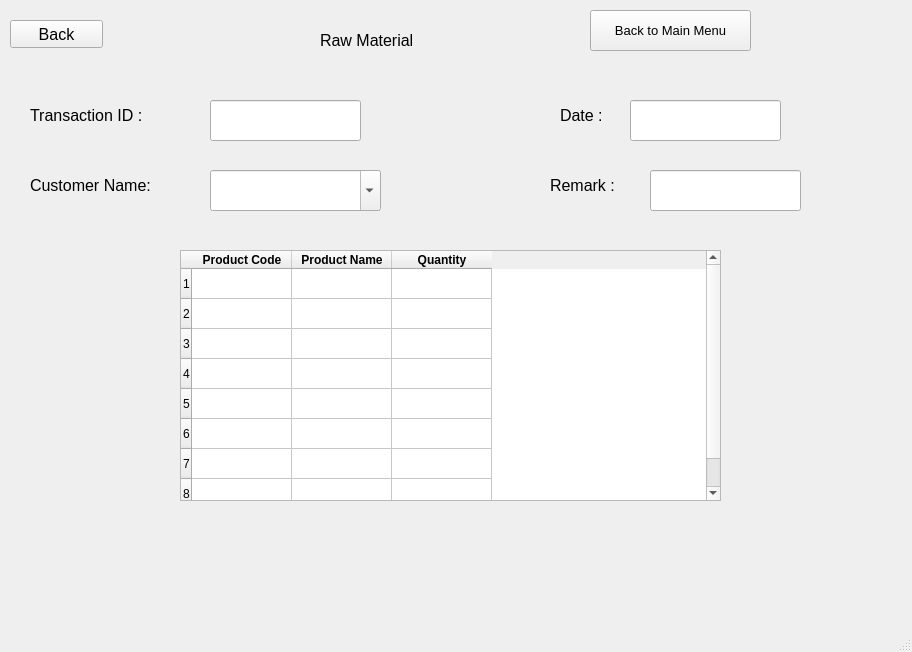
<?xml version="1.0" encoding="UTF-8"?>
<ui version="4.0">
 <class>MainWindow</class>
 <widget class="QMainWindow" name="MainWindow">
  <property name="geometry">
   <rect>
    <x>0</x>
    <y>0</y>
    <width>912</width>
    <height>652</height>
   </rect>
  </property>
  <property name="windowTitle">
   <string>MainWindow</string>
  </property>
  <widget class="QWidget" name="centralwidget">
   <widget class="QComboBox" name="rm_view_customer">
    <property name="geometry">
     <rect>
      <x>210</x>
      <y>170</y>
      <width>171</width>
      <height>41</height>
     </rect>
    </property>
    <property name="font">
     <font>
      <pointsize>12</pointsize>
     </font>
    </property>
    <property name="editable">
     <bool>true</bool>
    </property>
    <item>
     <property name="text">
      <string/>
     </property>
    </item>
    <item>
     <property name="text">
      <string>Rajesh</string>
     </property>
    </item>
    <item>
     <property name="text">
      <string>Nishit</string>
     </property>
    </item>
    <item>
     <property name="text">
      <string>Nilay</string>
     </property>
    </item>
    <item>
     <property name="text">
      <string>Parth</string>
     </property>
    </item>
   </widget>
   <widget class="QTableWidget" name="rm_view_table">
    <property name="geometry">
     <rect>
      <x>180</x>
      <y>250</y>
      <width>541</width>
      <height>251</height>
     </rect>
    </property>
    <property name="rowCount">
     <number>8</number>
    </property>
    <property name="columnCount">
     <number>3</number>
    </property>
    <row/>
    <row/>
    <row/>
    <row/>
    <row/>
    <row/>
    <row/>
    <row/>
    <column>
     <property name="text">
      <string>Product Code</string>
     </property>
     <property name="font">
      <font>
       <weight>75</weight>
       <bold>true</bold>
      </font>
     </property>
    </column>
    <column>
     <property name="text">
      <string>Product Name</string>
     </property>
     <property name="font">
      <font>
       <weight>75</weight>
       <bold>true</bold>
      </font>
     </property>
    </column>
    <column>
     <property name="text">
      <string>Quantity</string>
     </property>
     <property name="font">
      <font>
       <weight>75</weight>
       <bold>true</bold>
      </font>
     </property>
    </column>
    <item row="0" column="1">
     <property name="text">
      <string/>
     </property>
     <property name="flags">
      <set>ItemIsSelectable|ItemIsDragEnabled|ItemIsEnabled</set>
     </property>
    </item>
    <item row="1" column="1">
     <property name="text">
      <string/>
     </property>
     <property name="flags">
      <set>ItemIsSelectable|ItemIsDragEnabled|ItemIsEnabled</set>
     </property>
    </item>
    <item row="2" column="1">
     <property name="text">
      <string/>
     </property>
     <property name="flags">
      <set>ItemIsSelectable|ItemIsDragEnabled|ItemIsEnabled</set>
     </property>
    </item>
    <item row="3" column="1">
     <property name="text">
      <string/>
     </property>
     <property name="flags">
      <set>ItemIsSelectable|ItemIsDragEnabled|ItemIsEnabled</set>
     </property>
    </item>
    <item row="4" column="1">
     <property name="text">
      <string/>
     </property>
     <property name="flags">
      <set>ItemIsSelectable|ItemIsDragEnabled|ItemIsEnabled</set>
     </property>
    </item>
    <item row="5" column="1">
     <property name="text">
      <string/>
     </property>
     <property name="flags">
      <set>ItemIsSelectable|ItemIsDragEnabled|ItemIsEnabled</set>
     </property>
    </item>
    <item row="6" column="1">
     <property name="text">
      <string/>
     </property>
     <property name="flags">
      <set>ItemIsSelectable|ItemIsDragEnabled|ItemIsEnabled</set>
     </property>
    </item>
    <item row="7" column="1">
     <property name="text">
      <string/>
     </property>
     <property name="flags">
      <set>ItemIsSelectable|ItemIsDragEnabled|ItemIsEnabled</set>
     </property>
    </item>
   </widget>
   <widget class="QLabel" name="label_4">
    <property name="geometry">
     <rect>
      <x>560</x>
      <y>90</y>
      <width>71</width>
      <height>51</height>
     </rect>
    </property>
    <property name="font">
     <font>
      <pointsize>12</pointsize>
     </font>
    </property>
    <property name="text">
     <string>Date :</string>
    </property>
   </widget>
   <widget class="QLineEdit" name="rm_view_date">
    <property name="geometry">
     <rect>
      <x>630</x>
      <y>100</y>
      <width>151</width>
      <height>41</height>
     </rect>
    </property>
    <property name="font">
     <font>
      <pointsize>12</pointsize>
     </font>
    </property>
   </widget>
   <widget class="QLineEdit" name="rw_view_transaction_id">
    <property name="geometry">
     <rect>
      <x>210</x>
      <y>100</y>
      <width>151</width>
      <height>41</height>
     </rect>
    </property>
    <property name="font">
     <font>
      <pointsize>12</pointsize>
     </font>
    </property>
   </widget>
   <widget class="QPushButton" name="back_view_rm">
    <property name="geometry">
     <rect>
      <x>10</x>
      <y>20</y>
      <width>93</width>
      <height>28</height>
     </rect>
    </property>
    <property name="font">
     <font>
      <pointsize>12</pointsize>
     </font>
    </property>
    <property name="text">
     <string>Back</string>
    </property>
   </widget>
   <widget class="QLabel" name="label_3">
    <property name="geometry">
     <rect>
      <x>320</x>
      <y>20</y>
      <width>151</width>
      <height>41</height>
     </rect>
    </property>
    <property name="font">
     <font>
      <pointsize>12</pointsize>
     </font>
    </property>
    <property name="text">
     <string>Raw Material</string>
    </property>
   </widget>
   <widget class="QLabel" name="label_6">
    <property name="geometry">
     <rect>
      <x>30</x>
      <y>160</y>
      <width>161</width>
      <height>51</height>
     </rect>
    </property>
    <property name="font">
     <font>
      <pointsize>12</pointsize>
     </font>
    </property>
    <property name="text">
     <string>Customer Name:</string>
    </property>
   </widget>
   <widget class="QLabel" name="label_5">
    <property name="geometry">
     <rect>
      <x>30</x>
      <y>90</y>
      <width>161</width>
      <height>51</height>
     </rect>
    </property>
    <property name="font">
     <font>
      <pointsize>12</pointsize>
     </font>
    </property>
    <property name="text">
     <string>Transaction ID : </string>
    </property>
   </widget>
   <widget class="QLineEdit" name="rm_view_remark">
    <property name="geometry">
     <rect>
      <x>650</x>
      <y>170</y>
      <width>151</width>
      <height>41</height>
     </rect>
    </property>
    <property name="font">
     <font>
      <pointsize>12</pointsize>
     </font>
    </property>
   </widget>
   <widget class="QPushButton" name="pushButton">
    <property name="geometry">
     <rect>
      <x>590</x>
      <y>10</y>
      <width>161</width>
      <height>41</height>
     </rect>
    </property>
    <property name="font">
     <font>
      <pointsize>10</pointsize>
     </font>
    </property>
    <property name="text">
     <string>Back to Main Menu</string>
    </property>
   </widget>
   <widget class="QLabel" name="label_7">
    <property name="geometry">
     <rect>
      <x>550</x>
      <y>160</y>
      <width>101</width>
      <height>51</height>
     </rect>
    </property>
    <property name="font">
     <font>
      <pointsize>12</pointsize>
     </font>
    </property>
    <property name="text">
     <string>Remark :</string>
    </property>
   </widget>
  </widget>
  <widget class="QStatusBar" name="statusbar"/>
 </widget>
 <resources/>
 <connections/>
</ui>
